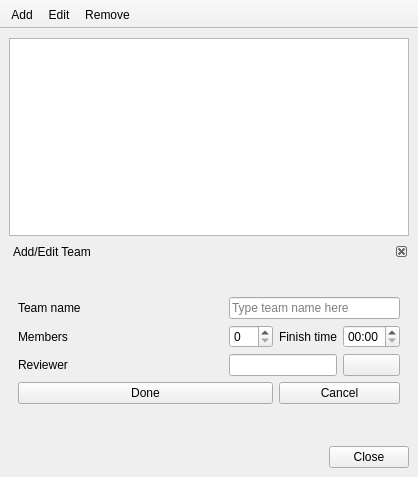
<?xml version="1.0" encoding="UTF-8"?>
<ui version="4.0">
 <class>Gui_Team</class>
 <widget class="QMainWindow" name="Gui_Team">
  <property name="geometry">
   <rect>
    <x>0</x>
    <y>0</y>
    <width>418</width>
    <height>477</height>
   </rect>
  </property>
  <property name="windowTitle">
   <string>Team manager</string>
  </property>
  <property name="windowIcon">
   <iconset resource="resources.qrc">
    <normaloff>:/icons/teams.png</normaloff>:/icons/teams.png</iconset>
  </property>
  <property name="unifiedTitleAndToolBarOnMac">
   <bool>true</bool>
  </property>
  <widget class="QWidget" name="centralwidget">
   <layout class="QVBoxLayout" name="verticalLayout">
    <item>
     <widget class="QListView" name="teamList">
      <property name="minimumSize">
       <size>
        <width>0</width>
        <height>128</height>
       </size>
      </property>
      <property name="toolTip">
       <string>List of all participating teams</string>
      </property>
      <property name="editTriggers">
       <set>QAbstractItemView::NoEditTriggers</set>
      </property>
     </widget>
    </item>
    <item>
     <widget class="QDockWidget" name="addEditWidget">
      <property name="contextMenuPolicy">
       <enum>Qt::NoContextMenu</enum>
      </property>
      <property name="features">
       <set>QDockWidget::DockWidgetClosable</set>
      </property>
      <property name="windowTitle">
       <string>Add/Edit Team</string>
      </property>
      <widget class="QWidget" name="dockWidgetContents">
       <layout class="QVBoxLayout" name="verticalLayout_7">
        <item>
         <layout class="QGridLayout" name="addEditLayout" columnstretch="1,0,0,0">
          <item row="1" column="3">
           <widget class="QTimeEdit" name="finishTimeEdit">
            <property name="toolTip">
             <string>Change team's finish time</string>
            </property>
            <property name="currentSection">
             <enum>QDateTimeEdit::HourSection</enum>
            </property>
            <property name="displayFormat">
             <string>HH:mm</string>
            </property>
           </widget>
          </item>
          <item row="0" column="0">
           <widget class="QLabel" name="teamNameLabel">
            <property name="text">
             <string>Team name</string>
            </property>
           </widget>
          </item>
          <item row="0" column="1" colspan="3">
           <widget class="QLineEdit" name="teamNameEdit">
            <property name="toolTip">
             <string>Type in team's name</string>
            </property>
            <property name="placeholderText">
             <string>Type team name here</string>
            </property>
           </widget>
          </item>
          <item row="3" column="2" colspan="2">
           <widget class="QPushButton" name="cancelButton">
            <property name="toolTip">
             <string>Click to abort editing</string>
            </property>
            <property name="text">
             <string>Cancel</string>
            </property>
            <property name="icon">
             <iconset resource="resources.qrc">
              <normaloff>:/icons/cancel.png</normaloff>:/icons/cancel.png</iconset>
            </property>
           </widget>
          </item>
          <item row="1" column="2">
           <widget class="QLabel" name="finishTimeLabel">
            <property name="text">
             <string>Finish time</string>
            </property>
           </widget>
          </item>
          <item row="1" column="0">
           <widget class="QLabel" name="teamMembersLabel">
            <property name="text">
             <string>Members</string>
            </property>
           </widget>
          </item>
          <item row="3" column="0" colspan="2">
           <widget class="QPushButton" name="doneButton">
            <property name="toolTip">
             <string>Click when done editing team</string>
            </property>
            <property name="text">
             <string>Done</string>
            </property>
            <property name="icon">
             <iconset resource="resources.qrc">
              <normaloff>:/icons/accept.png</normaloff>:/icons/accept.png</iconset>
            </property>
           </widget>
          </item>
          <item row="2" column="0">
           <widget class="QLabel" name="reviewerLabel">
            <property name="text">
             <string>Reviewer</string>
            </property>
           </widget>
          </item>
          <item row="1" column="1">
           <widget class="QSpinBox" name="teamMembersEdit">
            <property name="toolTip">
             <string>Change number of team members</string>
            </property>
           </widget>
          </item>
          <item row="2" column="3">
           <widget class="QPushButton" name="reviewerButton">
            <property name="text">
             <string/>
            </property>
            <property name="icon">
             <iconset resource="resources.qrc">
              <normaloff>:/icons/rename.png</normaloff>:/icons/rename.png</iconset>
            </property>
           </widget>
          </item>
          <item row="2" column="1" colspan="2">
           <widget class="QLineEdit" name="reviewerEdit"/>
          </item>
         </layout>
        </item>
       </layout>
      </widget>
     </widget>
    </item>
    <item>
     <layout class="QHBoxLayout" name="horizontalLayout">
      <item>
       <spacer name="horizontalSpacer">
        <property name="orientation">
         <enum>Qt::Horizontal</enum>
        </property>
        <property name="sizeHint" stdset="0">
         <size>
          <width>40</width>
          <height>20</height>
         </size>
        </property>
       </spacer>
      </item>
      <item>
       <widget class="QPushButton" name="closeButton">
        <property name="toolTip">
         <string>Click to close team dialog</string>
        </property>
        <property name="text">
         <string>Close</string>
        </property>
        <property name="icon">
         <iconset resource="resources.qrc">
          <normaloff>:/icons/close.png</normaloff>:/icons/close.png</iconset>
        </property>
        <property name="autoDefault">
         <bool>true</bool>
        </property>
       </widget>
      </item>
     </layout>
    </item>
   </layout>
  </widget>
  <widget class="QToolBar" name="toolBar">
   <property name="windowTitle">
    <string>toolBar</string>
   </property>
   <property name="movable">
    <bool>false</bool>
   </property>
   <property name="allowedAreas">
    <set>Qt::TopToolBarArea</set>
   </property>
   <property name="toolButtonStyle">
    <enum>Qt::ToolButtonTextUnderIcon</enum>
   </property>
   <property name="floatable">
    <bool>false</bool>
   </property>
   <attribute name="toolBarArea">
    <enum>TopToolBarArea</enum>
   </attribute>
   <attribute name="toolBarBreak">
    <bool>false</bool>
   </attribute>
   <addaction name="actionAdd"/>
   <addaction name="actionEdit"/>
   <addaction name="actionRemove"/>
  </widget>
  <action name="actionAdd">
   <property name="icon">
    <iconset resource="resources.qrc">
     <normaloff>:/icons/team_add.png</normaloff>:/icons/team_add.png</iconset>
   </property>
   <property name="text">
    <string>Add</string>
   </property>
  </action>
  <action name="actionRemove">
   <property name="icon">
    <iconset resource="resources.qrc">
     <normaloff>:/icons/team_remove.png</normaloff>:/icons/team_remove.png</iconset>
   </property>
   <property name="text">
    <string>Remove</string>
   </property>
  </action>
  <action name="actionEdit">
   <property name="icon">
    <iconset resource="resources.qrc">
     <normaloff>:/icons/team_edit.png</normaloff>:/icons/team_edit.png</iconset>
   </property>
   <property name="text">
    <string>Edit</string>
   </property>
  </action>
 </widget>
 <resources>
  <include location="resources.qrc"/>
 </resources>
 <connections/>
</ui>
